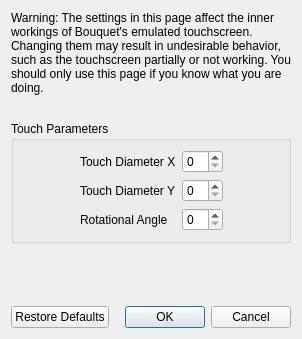
<?xml version="1.0" encoding="UTF-8"?>
<ui version="4.0">
 <class>ConfigureTouchscreenAdvanced</class>
 <widget class="QDialog" name="ConfigureTouchscreenAdvanced">
  <property name="geometry">
   <rect>
    <x>0</x>
    <y>0</y>
    <width>298</width>
    <height>339</height>
   </rect>
  </property>
  <property name="windowTitle">
   <string>Configure Touchscreen</string>
  </property>
  <layout class="QVBoxLayout" name="verticalLayout">
   <item>
    <widget class="QLabel" name="label_2">
     <property name="minimumSize">
      <size>
       <width>280</width>
       <height>0</height>
      </size>
     </property>
     <property name="text">
      <string>Warning: The settings in this page affect the inner workings of Bouquet's emulated touchscreen. Changing them may result in undesirable behavior, such as the touchscreen partially or not working. You should only use this page if you know what you are doing.</string>
     </property>
     <property name="wordWrap">
      <bool>true</bool>
     </property>
    </widget>
   </item>
   <item>
    <spacer name="verticalSpacer_2">
     <property name="orientation">
      <enum>Qt::Vertical</enum>
     </property>
     <property name="sizeType">
      <enum>QSizePolicy::Fixed</enum>
     </property>
     <property name="sizeHint" stdset="0">
      <size>
       <width>20</width>
       <height>20</height>
      </size>
     </property>
    </spacer>
   </item>
   <item>
    <widget class="QGroupBox" name="gridGroupBox">
     <property name="title">
      <string>Touch Parameters</string>
     </property>
     <layout class="QGridLayout" name="gridLayout">
      <item row="0" column="0">
       <spacer name="horizontalSpacer">
        <property name="orientation">
         <enum>Qt::Horizontal</enum>
        </property>
        <property name="sizeHint" stdset="0">
         <size>
          <width>40</width>
          <height>20</height>
         </size>
        </property>
       </spacer>
      </item>
      <item row="1" column="1">
       <widget class="QLabel" name="label_4">
        <property name="text">
         <string>Touch Diameter Y</string>
        </property>
       </widget>
      </item>
      <item row="0" column="3">
       <spacer name="horizontalSpacer_2">
        <property name="orientation">
         <enum>Qt::Horizontal</enum>
        </property>
        <property name="sizeHint" stdset="0">
         <size>
          <width>40</width>
          <height>20</height>
         </size>
        </property>
       </spacer>
      </item>
      <item row="0" column="1">
       <widget class="QLabel" name="label_3">
        <property name="text">
         <string>Touch Diameter X</string>
        </property>
       </widget>
      </item>
      <item row="2" column="1">
       <widget class="QLabel" name="label_5">
        <property name="text">
         <string>Rotational Angle</string>
        </property>
       </widget>
      </item>
      <item row="0" column="2">
       <widget class="QSpinBox" name="diameter_x_box"/>
      </item>
      <item row="1" column="2">
       <widget class="QSpinBox" name="diameter_y_box"/>
      </item>
      <item row="2" column="2">
       <widget class="QSpinBox" name="angle_box"/>
      </item>
     </layout>
    </widget>
   </item>
   <item>
    <spacer name="verticalSpacer">
     <property name="orientation">
      <enum>Qt::Vertical</enum>
     </property>
     <property name="sizeHint" stdset="0">
      <size>
       <width>20</width>
       <height>40</height>
      </size>
     </property>
    </spacer>
   </item>
   <item>
    <layout class="QHBoxLayout" name="horizontalLayout">
     <item>
      <widget class="QPushButton" name="restore_defaults_button">
       <property name="text">
        <string>Restore Defaults</string>
       </property>
      </widget>
     </item>
     <item>
      <widget class="QDialogButtonBox" name="buttonBox">
       <property name="standardButtons">
        <set>QDialogButtonBox::Cancel|QDialogButtonBox::Ok</set>
       </property>
      </widget>
     </item>
    </layout>
   </item>
  </layout>
 </widget>
 <resources/>
 <connections>
  <connection>
   <sender>buttonBox</sender>
   <signal>accepted()</signal>
   <receiver>ConfigureTouchscreenAdvanced</receiver>
   <slot>accept()</slot>
  </connection>
  <connection>
   <sender>buttonBox</sender>
   <signal>rejected()</signal>
   <receiver>ConfigureTouchscreenAdvanced</receiver>
   <slot>reject()</slot>
   </connection>
 </connections>
</ui>
